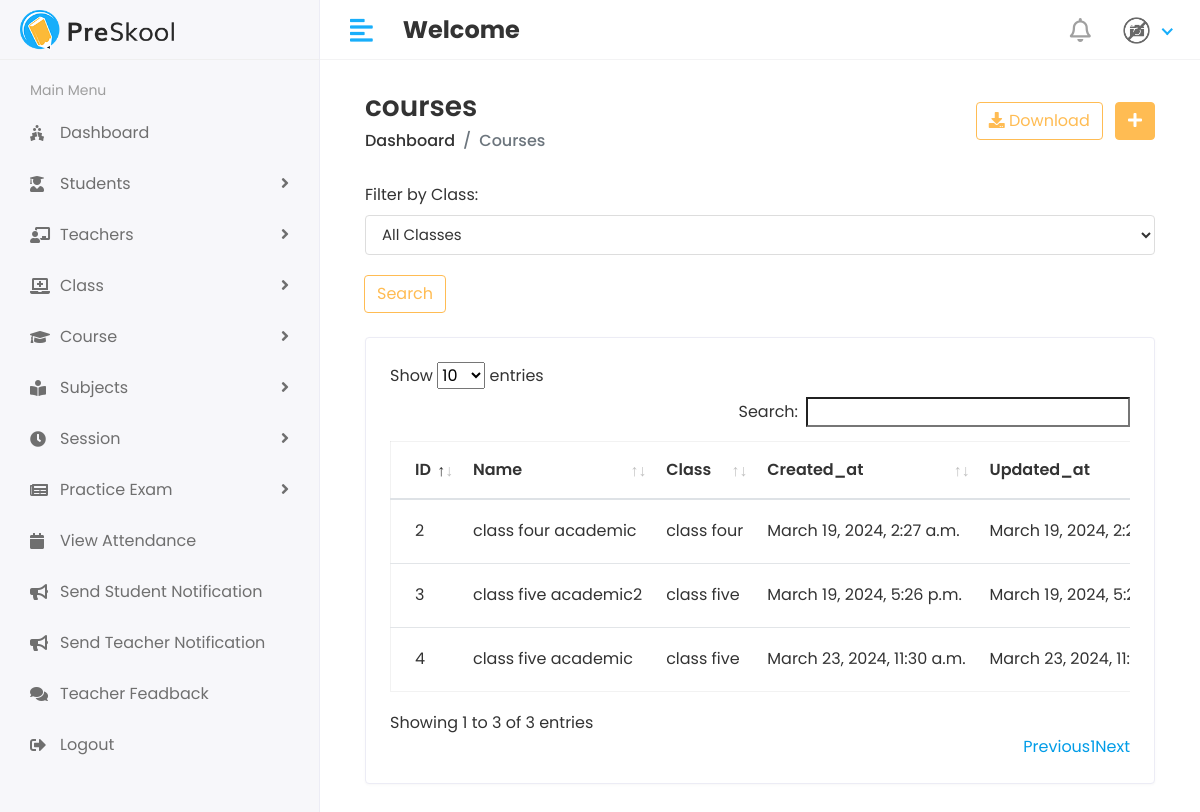
/admin-course-view (signed in), run on the app's committed database.
### app/models.py (models this page shows, shortened)
class Course(models.Model):
    class1= models.ForeignKey(Class, on_delete=models.CASCADE,default=1)
    name = models.CharField(max_length=100, default="")
    created_at = models.DateTimeField(default=timezone.now)
    updated_at = models.DateTimeField(auto_now=True)

class Class(models.Model):
    name = models.CharField(max_length=100)
    created_at = models.DateTimeField(auto_now_add=True)
    updated_at = models.DateTimeField(auto_now=True)

### student_management_system/admin_views.py (the view)
# urls.py: path('admin-course-view', admin_views.COURSE_VIEW,name='admin-course-view'),
@login_required(login_url='login')
@user_passes_test(lambda user: user.user_type == 1, login_url='login')
def COURSE_VIEW(request):
    course = Course.objects.all()
    classes = Class.objects.all()
    search_query = request.GET.get('search_query', '')
    class_filter = request.GET.get('class_filter', '')
    if class_filter:
        course = course.filter(class1=class_filter)
    context = {
        'course': course,
        'search_query': search_query,
        'classes': classes,
        'selected_class': class_filter,
    }
    return render(request,'admin/view_course.html',context)

### templates/admin/view_course.html (shortened to what this page needs)
{% extends "base.html" %}
{% block content %}
<div class="content container-fluid">
    <div class="page-header">
        <div class="row align-items-center">
            <div class="col">
                <h3 class="page-title">courses</h3>
                <ul class="breadcrumb">
                    <li class="breadcrumb-item"><a href="{% url 'admin_home' %}">Dashboard</a></li>
                    <li class="breadcrumb-item active">Courses</li>
                </ul>
            </div>
            <div class="col-auto text-right float-right ml-auto">
                <a href="#" class="btn btn-outline-primary mr-2"><i class="fas fa-download"></i> Download</a>
                <a href="{% url 'admin-course-add' %}" class="btn btn-primary"><i class="fas fa-plus"></i></a>
            </div>
        </div>
    </div>
    <form method="get" action="{% url 'admin-course-view' %}">
        <div class="form-group">
            <label for="class_filter">Filter by Class:</label>
            <select class="form-control" id="class_filter" name="class_filter" >
                <option value="">All Classes</option>
            </select>
        </div>
        <div class="input-group-append">
            <button class="btn btn-outline-primary" type="submit">Search</button>
        </div>
    </form>
    <br>
    <div class="row">
        <div class="col-sm-12">
            <div class="card card-table">
                <div class="card-body">
                    <div class="table-responsive">
                        <table id="table_id" class=" table table-hover table-center mb-0 ">
                            <thead>
                                <tr>
                                    <th>ID</th>
                                    <th>Name</th>
                                    <th>Class</th>
                                    <th>Created_at</th>
                                    <th>Updated_at</th>
                                </tr>
                            </thead>
                            <tbody>
                                {% for i in course %}
                                <tr>
                                    <td>{{ i.id }}</td>
                                    <td>{{ i.name }}</td>
                                    <td>{{ i.class1.name}}</td>
                                    <td>{{ i.created_at }}</td>
                                    <td>{{ i.updated_at }}</td>
                                </tr>
                                {% endfor %}
                            </tbody>
                        </table>
                    </div>
                </div>
            </div>
        </div>
    </div>
</div>
{% endblock %}

### static/assets/css/style.css (style rules this page uses)
html { height: 100%; }
body { background-color: #fff; color: #333; font-family: 'Poppins', sans-serif; font-size: 1rem; height: 100%; line-height: 1.5; overflow-x: hidden; }
h1, h2, h3, h4, h5, h6 { font-family: 'Poppins', sans-serif; margin-top: 0; }
.form-control { border: 1px solid #ddd; box-shadow: none; color: #333; font-size: 15px; height: 40px; }
a { color: #009ce7; }
input, button, a { transition: all 0.4s ease; -moz-transition: all 0.4s ease; -o-transition: all 0.4s ease; -ms-transition: all 0.4s ease; -webkit-transition: all 0.4s ease; }
input, input:focus, button, button:focus { outline: none; }
.form-group { margin-bottom: 1.25rem; }
ul, ol { padding: 0px; list-style: none; }
.table { color: #333; max-width: 100%; margin-bottom: 0; width: 100%; }
.table.dataTable { border-collapse: collapse !important; border: 1px solid rgba(0, 0, 0, 0.05); }
.table thead tr th { font-weight: 600; }
.table tbody tr { border-bottom: 1px solid rgba(0, 0, 0, 0.05); }
.table.table-center td, .table.table-center th { vertical-align: middle; }
.card-table .card-body .table > thead > tr > th { border-top: 0; }
.card-table .card-body .table tr td:first-child, .card-table .card-body .table tr th:first-child { padding-left: 1.5rem; }
.card-table .table td, .card-table .table th { border-top: 1px solid #e2e5e8; padding: 1rem 0.75rem; white-space: nowrap; }
.btn-primary { background-color: #FFBC53; border: 1px solid #FFBC53; }
.btn-outline-primary { color: #FFBC53; border-color: #FFBC53; }
.card { border: 1px solid #ececf5; box-shadow: 0 1px 3px 0 rgba(0, 0, 0, 0.03); margin-bottom: 1.875rem; }
.card-body { padding: 1.5rem; }
.page-header { margin-bottom: 1.875rem; }
.page-header .breadcrumb { background-color: transparent; color: #6c757d; font-size: 1rem; font-weight: 500; margin-bottom: 0; padding: 0; }
.page-header .breadcrumb a { color: #333; }
.page-title { font-size: 28px; font-weight: 600; color: #333; margin-bottom: 5px; }

### data on the page
Course: id "2", name "class four academic", class1.name "class four", created_at "March 19, 2024, 2:27 a.m.", updated_at "March 19, 2024,…"
Course: id "3", name "class five academic2", class1.name "class five", created_at "March 19, 2024, 5:26 p.m.", updated_at "March 19, 2024,…"
Course: id "4", name "class five academic", class1.name "class five", created_at "March 23, 2024, 11:30 a.m.", updated_at "March 23, 2024,…"
